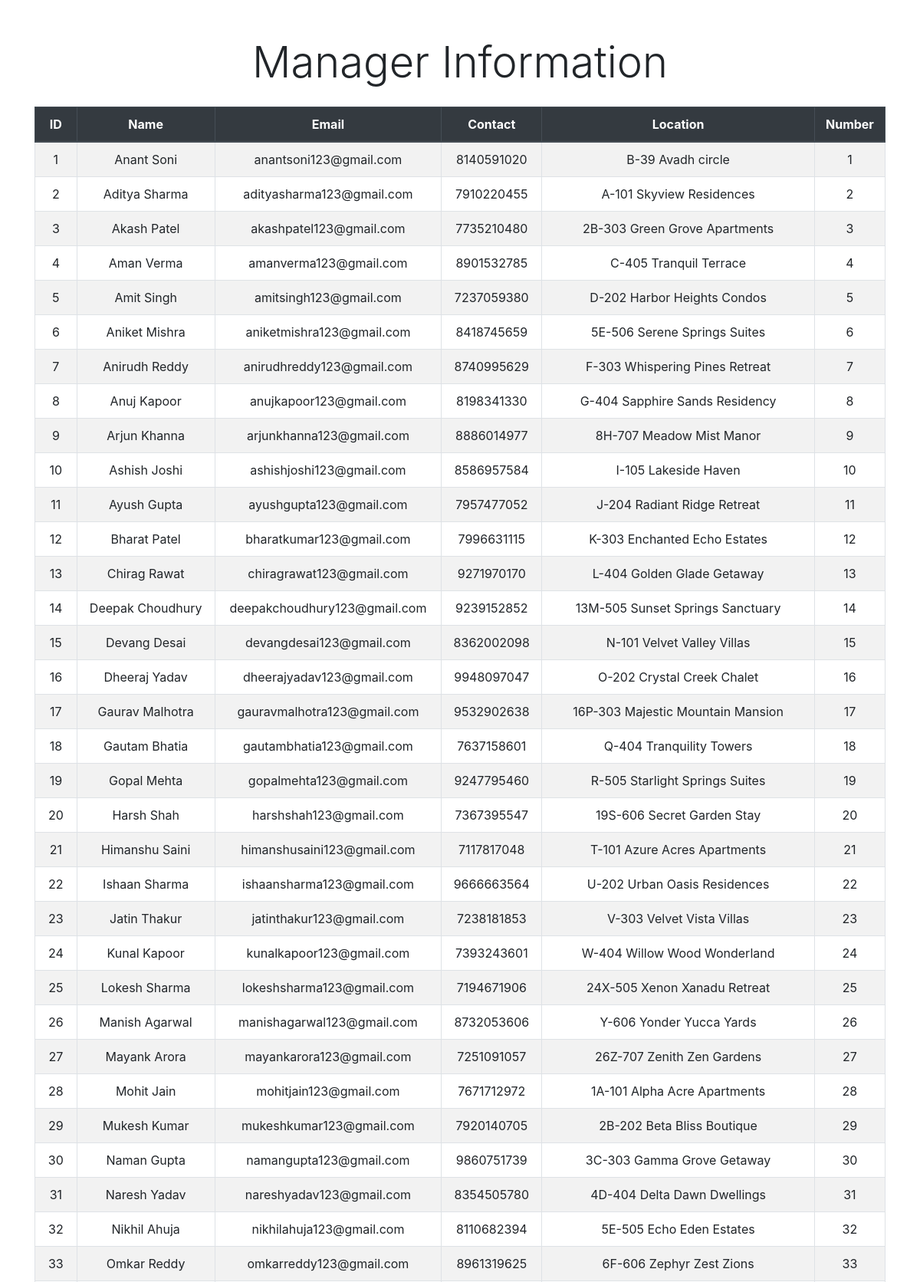
Page /Admin/client-show-mngr-details.php (upper part) on the committed database.
### tables this page shows
CREATE TABLE `emp_details` (
  `em_id` int(11) NOT NULL,
  `em_name` varchar(30) NOT NULL,
  `em_email` varchar(30) NOT NULL,
  `em_contact` bigint(11) NOT NULL,
  `em_location` varchar(50) NOT NULL,
  `em_no` int(30) NOT NULL
);

### Admin/client-show-mngr-details.php (the view, shortened to what this page needs)
<html lang="en">
<head>
<!DOCTYPE html>
    <link rel="stylesheet" href="https://stackpath.bootstrapcdn.com/bootstrap/4.5.2/css/bootstrap.min.css">
    <link rel="stylesheet" href="https://stackpath.bootstrapcdn.com/bootstrap/4.5.2/css/bootstrap-theme.min.css">
</head>
<body>
<div class="container">
    <h1 class="display-4 text-center mt-5 mb-4">Manager Information</h1>
    <?php
    require "connection.php";
    $sql = "SELECT em_id, em_name, em_email, em_contact, em_location, em_no FROM emp_details";
    $result = $conn->query($sql);
    if ($result->num_rows > 0) {
        echo '<div class="table-responsive">';
        echo '<table class="table table-striped table-bordered">';
        echo '<thead class="thead-dark"><tr><th style="text-align: center;">ID</th><th style="text-align: center;">Name</th><th style="text-align: center;">Email</th><th style="text-align: center;">Contact</th><th style="text-align: center;">Location</th><th style="text-align: center;">Number</th></tr></thead>';
        echo '<tbody>';
        while($row = $result->fetch_assoc()) {
            echo '<tr><td style="text-align: center;">'.$row["em_id"].'</td><td style="text-align: center;">'.$row["em_name"].'</td><td style="text-align: center;">'.$row["em_email"].'</td><td style="text-align: center;">'.$row["em_contact"].'</td><td style="text-align: center;">'.$row["em_location"].'</td><td style="text-align: center;">'.$row["em_no"].'</td></tr>';
        }
        echo '</tbody></table>';
        echo '</div>';
    } else {
        echo '<p class="text-center">0 results</p>';
    }
    ?>
</div>
</body>
</html>

### rows in the picture
emp_details: em_id "1", em_name "Anant Soni", em_email "anantsoni123@gmail.com", em_contact "8140591020", em_location "B-39 Avadh circle", em_no "1"
emp_details: em_id "2", em_name "Aditya Sharma", em_email "adityasharma123@gmail.com", em_contact "7910220455", em_location "A-101 Skyview Residences", em_no "2"
emp_details: em_id "3", em_name "Akash Patel", em_email "akashpatel123@gmail.com", em_contact "7735210480", em_location "2B-303 Green Grove Apartments", em_no "3"
emp_details: em_id "4", em_name "Aman Verma", em_email "amanverma123@gmail.com", em_contact "8901532785", em_location "C-405 Tranquil Terrace", em_no "4"
emp_details: em_id "5", em_name "Amit Singh", em_email "amitsingh123@gmail.com", em_contact "7237059380", em_location "D-202 Harbor Heights Condos", em_no "5"
emp_details: em_id "6", em_name "Aniket Mishra", em_email "aniketmishra123@gmail.com", em_contact "8418745659", em_location "5E-506 Serene Springs Suites", em_no "6"
emp_details: em_id "7", em_name "Anirudh Reddy", em_email "anirudhreddy123@gmail.com", em_contact "8740995629", em_location "F-303 Whispering Pines Retreat", em_no "7"
emp_details: em_id "8", em_name "Anuj Kapoor", em_email "anujkapoor123@gmail.com", em_contact "8198341330", em_location "G-404 Sapphire Sands Residency", em_no "8"
emp_details: em_id "9", em_name "Arjun Khanna", em_email "arjunkhanna123@gmail.com", em_contact "8886014977", em_location "8H-707 Meadow Mist Manor", em_no "9"
emp_details: em_id "10", em_name "Ashish Joshi", em_email "ashishjoshi123@gmail.com", em_contact "8586957584", em_location "I-105 Lakeside Haven", em_no "10"
emp_details: em_id "11", em_name "Ayush Gupta", em_email "ayushgupta123@gmail.com", em_contact "7957477052", em_location "J-204 Radiant Ridge Retreat", em_no "11"
emp_details: em_id "12", em_name "Bharat Patel", em_email "bharatkumar123@gmail.com", em_contact "7996631115", em_location "K-303 Enchanted Echo Estates", em_no "12"
emp_details: em_id "13", em_name "Chirag Rawat", em_email "chiragrawat123@gmail.com", em_contact "9271970170", em_location "L-404 Golden Glade Getaway", em_no "13"
emp_details: em_id "14", em_name "Deepak Choudhury", em_email "deepakchoudhury123@gmail.com", em_contact "9239152852", em_location "13M-505 Sunset Springs Sanctuary", em_no "14"
emp_details: em_id "15", em_name "Devang Desai", em_email "devangdesai123@gmail.com", em_contact "8362002098", em_location "N-101 Velvet Valley Villas", em_no "15"
emp_details: em_id "16", em_name "Dheeraj Yadav", em_email "dheerajyadav123@gmail.com", em_contact "9948097047", em_location "O-202 Crystal Creek Chalet", em_no "16"
emp_details: em_id "17", em_name "Gaurav Malhotra", em_email "gauravmalhotra123@gmail.com", em_contact "9532902638", em_location "16P-303 Majestic Mountain Mansion", em_no "17"
emp_details: em_id "18", em_name "Gautam Bhatia", em_email "gautambhatia123@gmail.com", em_contact "7637158601", em_location "Q-404 Tranquility Towers", em_no "18"
emp_details: em_id "19", em_name "Gopal Mehta", em_email "gopalmehta123@gmail.com", em_contact "9247795460", em_location "R-505 Starlight Springs Suites", em_no "19"
emp_details: em_id "20", em_name "Harsh Shah", em_email "harshshah123@gmail.com", em_contact "7367395547", em_location "19S-606 Secret Garden Stay", em_no "20"
emp_details: em_id "21", em_name "Himanshu Saini", em_email "himanshusaini123@gmail.com", em_contact "7117817048", em_location "T-101 Azure Acres Apartments", em_no "21"
emp_details: em_id "22", em_name "Ishaan Sharma", em_email "ishaansharma123@gmail.com", em_contact "9666663564", em_location "U-202 Urban Oasis Residences", em_no "22"
emp_details: em_id "23", em_name "Jatin Thakur", em_email "jatinthakur123@gmail.com", em_contact "7238181853", em_location "V-303 Velvet Vista Villas", em_no "23"
emp_details: em_id "24", em_name "Kunal Kapoor", em_email "kunalkapoor123@gmail.com", em_contact "7393243601", em_location "W-404 Willow Wood Wonderland", em_no "24"
emp_details: em_id "25", em_name "Lokesh Sharma", em_email "lokeshsharma123@gmail.com", em_contact "7194671906", em_location "24X-505 Xenon Xanadu Retreat", em_no "25"
emp_details: em_id "26", em_name "Manish Agarwal", em_email "manishagarwal123@gmail.com", em_contact "8732053606", em_location "Y-606 Yonder Yucca Yards", em_no "26"
emp_details: em_id "27", em_name "Mayank Arora", em_email "mayankarora123@gmail.com", em_contact "7251091057", em_location "26Z-707 Zenith Zen Gardens", em_no "27"
emp_details: em_id "28", em_name "Mohit Jain", em_email "mohitjain123@gmail.com", em_contact "7671712972", em_location "1A-101 Alpha Acre Apartments", em_no "28"
emp_details: em_id "29", em_name "Mukesh Kumar", em_email "mukeshkumar123@gmail.com", em_contact "7920140705", em_location "2B-202 Beta Bliss Boutique", em_no "29"
emp_details: em_id "30", em_name "Naman Gupta", em_email "namangupta123@gmail.com", em_contact "9860751739", em_location "3C-303 Gamma Grove Getaway", em_no "30"
emp_details: em_id "31", em_name "Naresh Yadav", em_email "nareshyadav123@gmail.com", em_contact "8354505780", em_location "4D-404 Delta Dawn Dwellings", em_no "31"
emp_details: em_id "32", em_name "Nikhil Ahuja", em_email "nikhilahuja123@gmail.com", em_contact "8110682394", em_location "5E-505 Echo Eden Estates", em_no "32"
emp_details: em_id "33", em_name "Omkar Reddy", em_email "omkarreddy123@gmail.com", em_contact "8961319625", em_location "6F-606 Zephyr Zest Zions", em_no "33"
